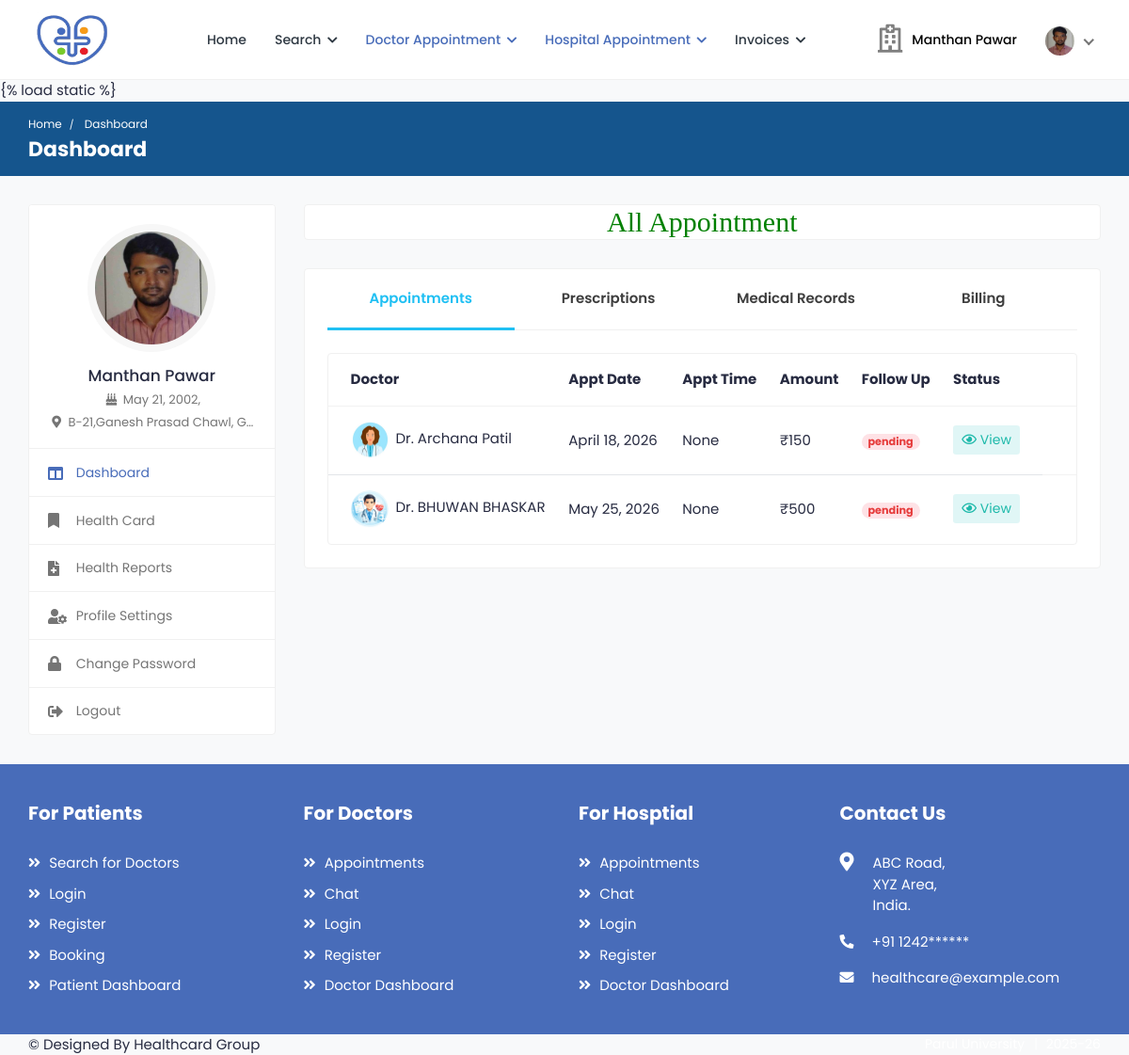
The page /patient_dashboard (signed in) on the database as committed earlier.
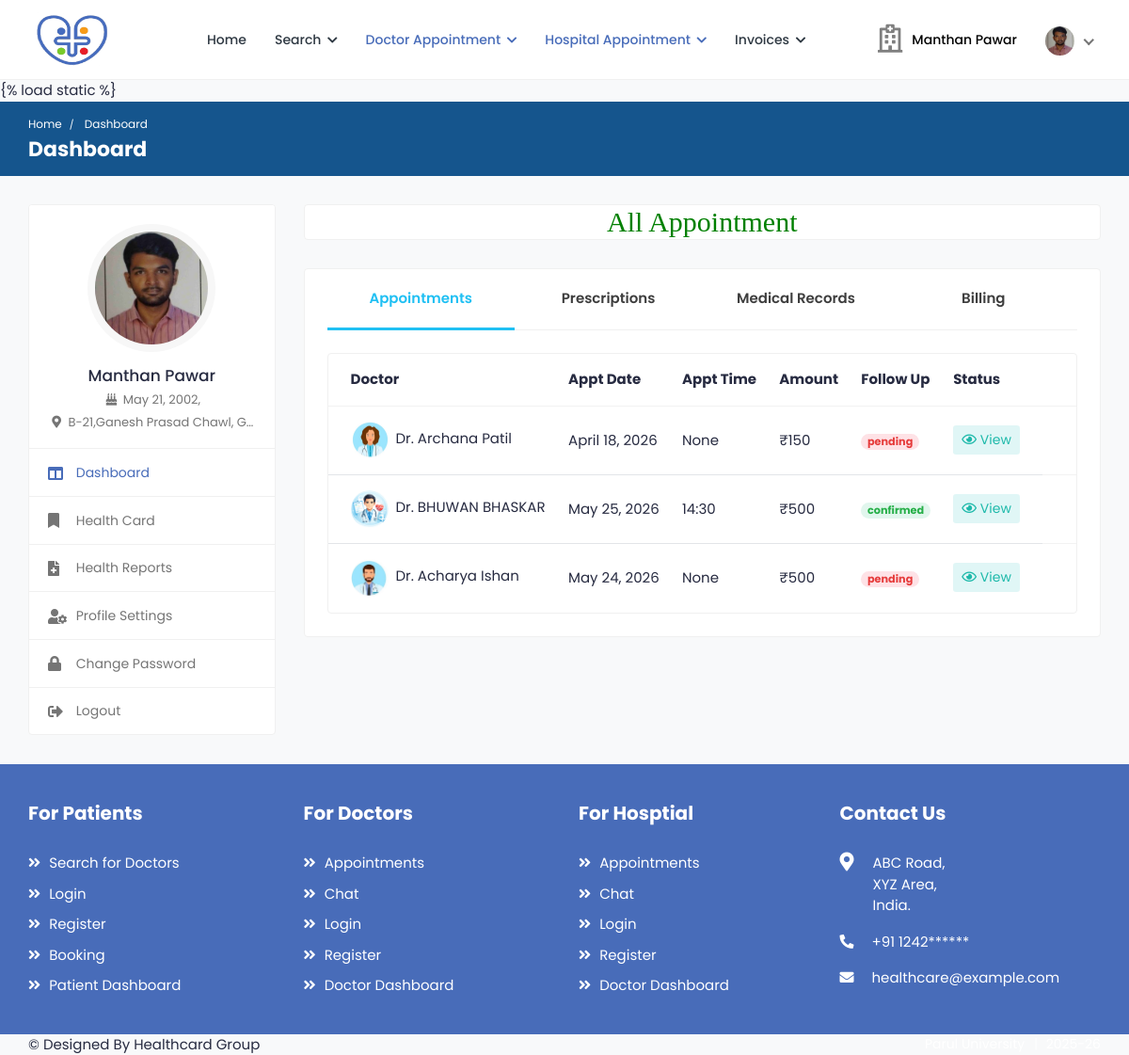
The same page on the database as committed later.
### health/models.py (models this page shows, shortened)
class Appointment(models.Model):
    doctor=models.ForeignKey(Doctor, on_delete=models.CASCADE, null=True)
    patient=models.ForeignKey(Patient, on_delete=models.CASCADE, null=True)
    medical=models.ForeignKey(Medical, on_delete=models.CASCADE, null=True)
    a_date=models.DateField(null=True)
    a_timing=models.CharField(max_length=100,null=True)
    status=models.CharField(max_length=100,null=True)
    p_status=models.CharField(max_length=100,null=True)

class Doctor(models.Model):
    status = models.CharField(max_length=100,null=True)
    user = models.ForeignKey(User, on_delete=models.CASCADE, null=True)
    mobile = models.CharField(max_length=10, null=True)
    address = models.CharField(max_length=100, null=True)
    experience = models.CharField(max_length=100, null=True)
    specialist = models.CharField(max_length=100, null=True)
    service = models.CharField(max_length=100, null=True)
    clinic = models.CharField(max_length=100, null=True)
    cl_address = models.CharField(max_length=100, null=True)
    daystiming = models.CharField(max_length=100, null=True)
    timing = models.CharField(max_length=100, null=True)
    price = models.CharField(max_length=100, null=True)
    dob = models.DateField(null=True)
    gender = models.CharField(max_length=100,choices=gender,null=True)
    biography = models.TextField(null=True)
    image = models.FileField(null=True)

### health/views.py (the view)
# urls.py: path('patient_dashboard', patient_dashboard,name="patient_dashboard"),
def patient_dashboard(request):
    pat = Appointment.objects.filter(patient=Patient.objects.get(user=request.user))
    patient = Patient.objects.get(user=request.user)
    medicalrecords = Medical_Record.objects.filter(patient=patient).order_by('-id')
    d = {'data':pat,'medicalrecords': medicalrecords}
    return render(request,'patient/patient_dashboard.html',d)

### health/templates/patient/patient_dashboard.html (shortened to what this page needs)
{% extends 'patient/sidebar.html' %} {% block b %} {% load static %}
<h2 style="font-family: roman; color: green" align="center" class="card">
  All Appointment
</h2>
<div class="card">
  <div class="card-body pt-0">
    <nav class="user-tabs mb-4">
      <ul class="nav nav-tabs nav-tabs-bottom nav-justified">
        <li class="nav-item">
          <a class="nav-link active" href="#pat_appointments" data-toggle="tab"
            >Appointments</a
          >
        </li>
        <li class="nav-item">
          <a class="nav-link" href="#pat_prescriptions" data-toggle="tab"
            >Prescriptions</a
          >
        </li>
        <li class="nav-item">
          <a class="nav-link" href="#pat_medical_records" data-toggle="tab"
            ><span class="med-records">Medical Records</span></a
          >
        </li>
        <li class="nav-item">
          <a class="nav-link" href="#pat_billing" data-toggle="tab">Billing</a>
        </li>
      </ul>
    </nav>
    <div class="tab-content pt-0">
      <div id="pat_appointments" class="tab-pane fade show active">
        <div class="card card-table mb-0">
          <div class="card-body">
            <div class="table-responsive">
              <table class="table table-hover table-center mb-0">
                <thead>
                  <tr>
                    <th>Doctor</th>
                    <th>Appt Date</th>
                    <th>Appt Time</th>
                    <th>Amount</th>
                    <th>Follow Up</th>
                    <th>Status</th>
                    <th></th>
                  </tr>
                </thead>
                <tbody>
                  {% for i in data %}
                  <tr>
                    <td>
                      <h2 class="table-avatar">
                        <a href="#" class="avatar avatar-sm mr-2">
                          <img
                            class="avatar-img rounded-circle"
                            src="{{i.doctor.image.url}}"
                            alt="User Image"
                          />
                        </a>
                        <a href="#"
                          >Dr. {{i.doctor.user.first_name}}
                          {{i.doctor.user.last_name}}</a
                        >
                      </h2>
                    </td>
                    <td>{{i.a_date}}</td>
                    <td>{{i.a_timing}}</td>
                    <td>₹{{i.doctor.price}}</td>
                    {% if i.status == "pending" %}
                    <td>
                      <span class="badge badge-pill bg-danger-light"
                        >{{i.status}}</span
                      >
                    </td>
                    {% else %} {% if i.status == "confirmed" %}
                    <td>
                      <span class="badge badge-pill bg-success-light"
                        >{{i.status}}</span
                      >
                    </td>
                    {% endif %} {% endif %}
                    <td class="text-right">
                      <div class="table-action">
                        <a
                          href="{% url 'patient_invoices' i.id 'appoint' %}"
                          class="btn btn-sm bg-info-light"
                        >
                          <i class="far fa-eye"></i> View
                        </a>
                      </div>
                    </td>
                  </tr>
                  {% endfor %}
                </tbody>
              </table>
            </div>
          </div>
        </div>
      </div>
    </div>
  </div>
</div>
{% endblock %}

Rows that differ between the two databases and show on the page:
changed Appointment "BHUWAN": a_timing "None" → "14:30"; status "pending" → "confirmed"
added Appointment: doctor.image (picture), doctor.user.first_name "Acharya", doctor.user.last_name "Ishan", a_date "May 24, 2026", a_timing "None", doctor.price "500", status "pending"
